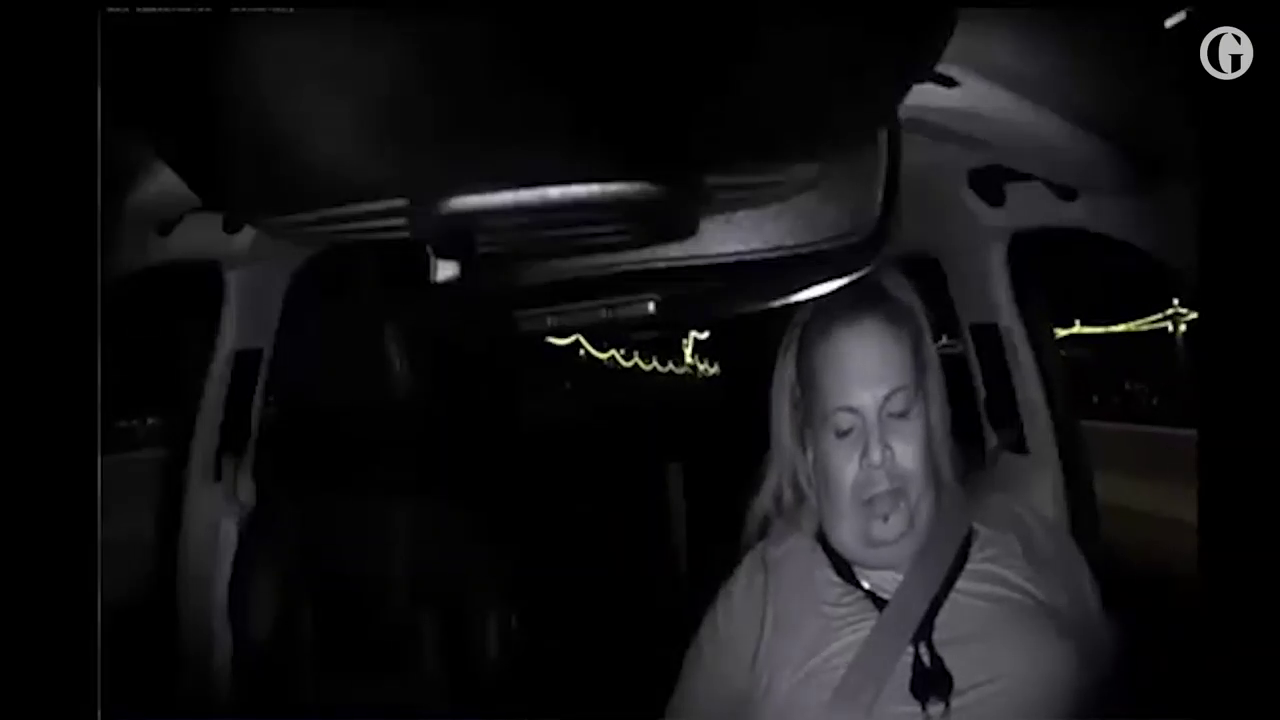
#> input picture frame 32 of videos/video_5.mp4, 1280 x 720 px
$ python v3.py
#> lines starting #> are read from the running program, lines starting #| are printed output that depends on the picture; after the words box and inside, x2 and y2 are one past the last pixel; in counts of white or black regions, pixels touching at a corner belong together
import sys
import cv2

faceCascPath = "cascades/haarcascade_frontalface_default.xml"
eyeCascPath = "cascades/haarcascade_eye.xml"
GREEN = (0, 255, 0)
BLUE = (255, 0, 0)


def get_video():
    v = cv2.VideoCapture("videos/video_5.mp4")

    if not v.isOpened():
        print("Could not open video")
        sys.exit()

    result, f = v.read()
#> f is the input picture: shape (720, 1280, 3); mean B, G, R 19.1, 17.8, 18.2
    if not result:
        print('Cannot read video file')
        sys.exit()

    return f, v


if __name__ == '__main__':
    faceCascade = cv2.CascadeClassifier(faceCascPath)
    eyeCascade = cv2.CascadeClassifier(eyeCascPath)

    firstFrame, video = get_video()

    while True:
        ret, img = video.read()
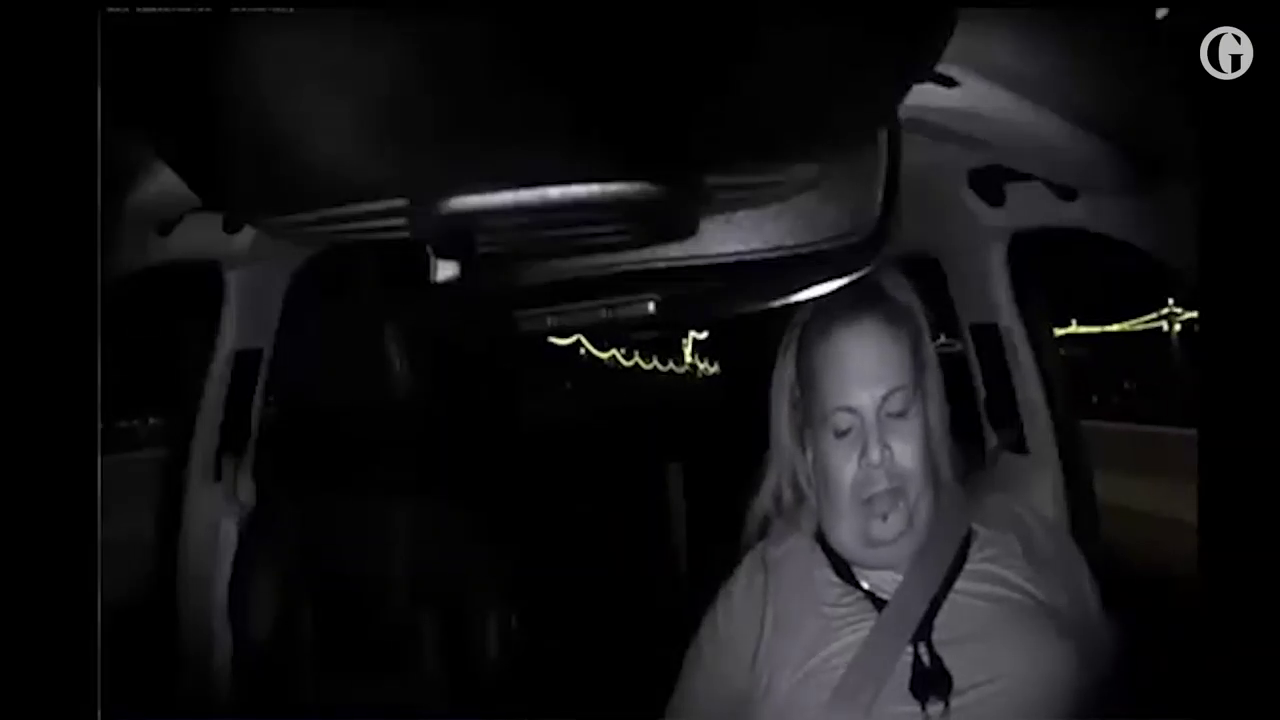
#> input picture frame 33 of videos/video_5.mp4, 1280 x 720 px
#> img is the input picture: shape (720, 1280, 3); mean B, G, R 19.1, 17.8, 18.2

        if not ret:
            break

        timer = cv2.getTickCount()

        gray = cv2.cvtColor(img, cv2.COLOR_BGR2GRAY)
        faces = faceCascade.detectMultiScale(gray, 1.05, minNeighbors=7, minSize=(80, 80))
#> faces = [[785, 360, 173, 173]]

        for (x, y, w, h) in faces:
            cv2.rectangle(img, (x, y), (x+w, y+h), BLUE, 2)
            roi_gray = gray[y:y+h, x:x+w]
            roi_color = img[y:y+w, x:x+h]
            eyes = eyeCascade.detectMultiScale(roi_gray, minNeighbors=7)

            for (ex, ey, ew, eh) in eyes:
                cv2.rectangle(roi_color, (ex, ey), (ex+ew, ey+eh), GREEN, 2)
#> this loop made 1 pass
#> (x, y, w, h, eyes) on pass 1: (785, 360, 173, 173, [[38, 51, 40, 40]])
#> pass 1, `roi_gray = gray[y:y+h, x:x+w]`:
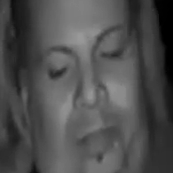
#> roi_gray: shape (173, 173); min 0, max 154, mean 78.5
#> pass 1, `roi_color = img[y:y+w, x:x+h]`:
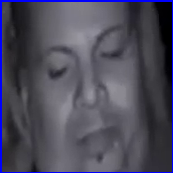
#> roi_color: shape (173, 173, 3); mean B, G, R 90.7, 74.8, 76.4
#> after the loop:
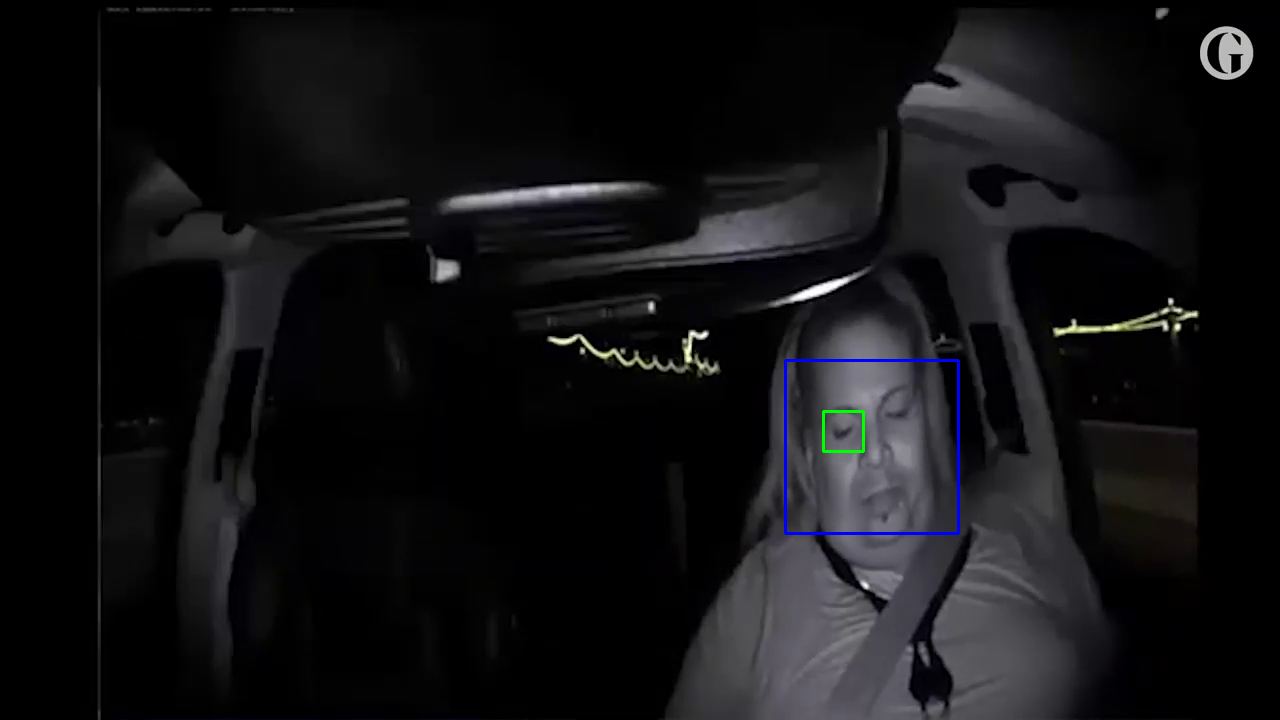
#> img: shape (720, 1280, 3); 0.28% of pixels changed, all inside (x1, y1, x2, y2) = (784, 359, 960, 535)
#> after the loop:
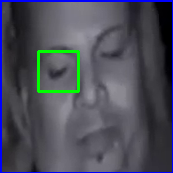
#> roi_color: shape (173, 173, 3); 1.59% of pixels changed, all inside (x1, y1, x2, y2) = (37, 50, 80, 93)

        fps = cv2.getTickFrequency() / (cv2.getTickCount() - timer)

        cv2.putText(img, "FPS : " + str(int(fps)), (100, 50), cv2.FONT_HERSHEY_SIMPLEX, 0.75, GREEN, 2)
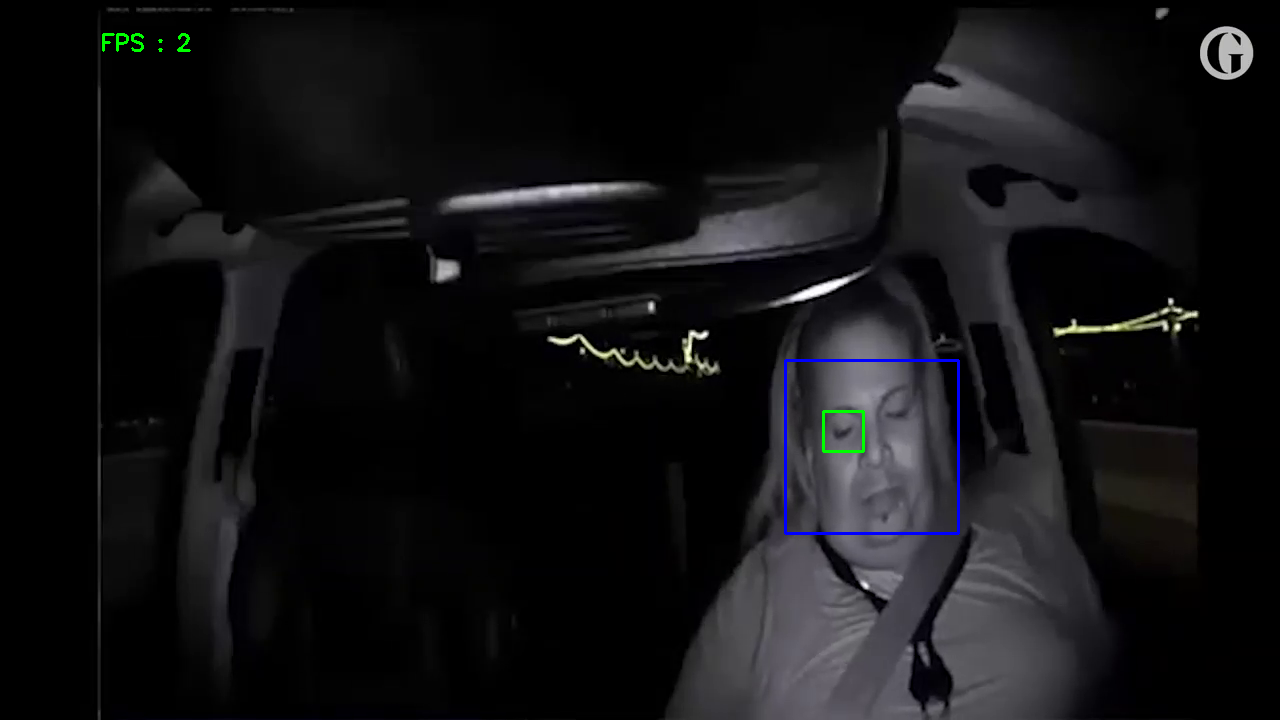
#> img: shape (720, 1280, 3); 0.05% of pixels changed, all inside (x1, y1, x2, y2) = (102, 33, 191, 52)
        cv2.imshow('img', img)

        k = cv2.waitKey(30) & 0xff
#> (key Esc is pressed here)
        if k == 27:
            break

    video.release()
    cv2.destroyAllWindows()

$ run again, starting later in the video
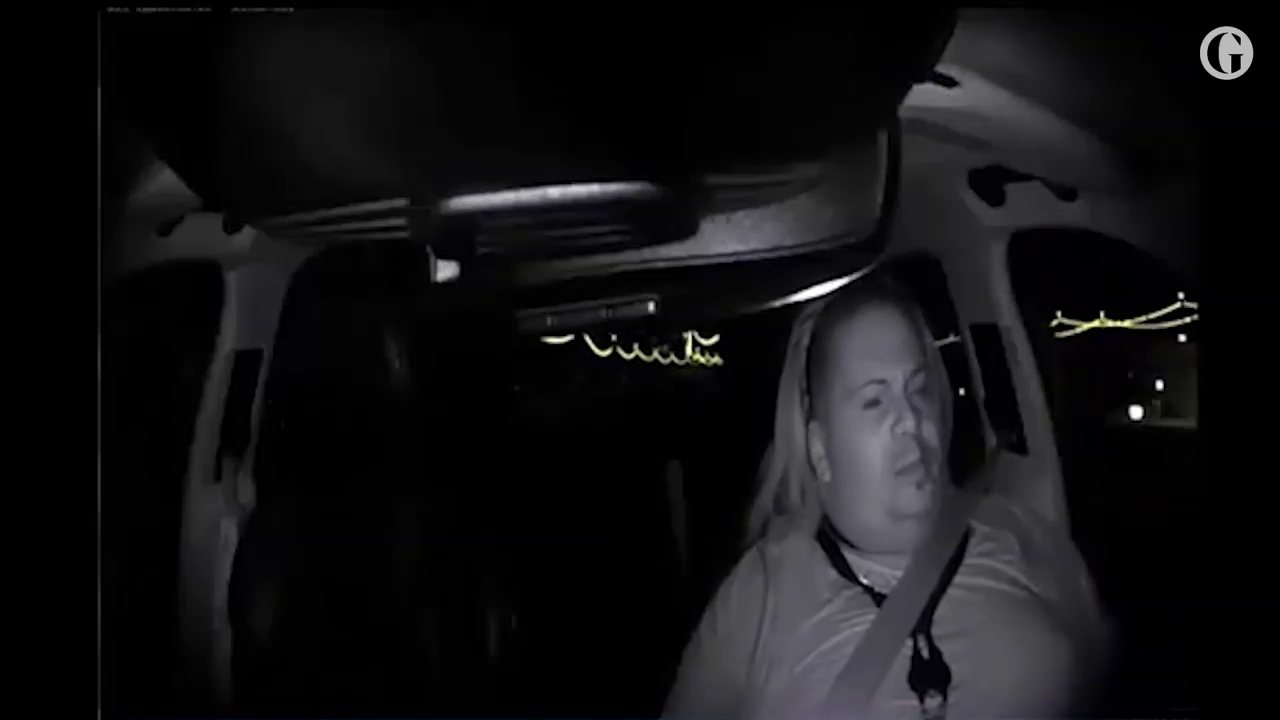
#> input picture frame 144 of videos/video_5.mp4, 1280 x 720 px
#> in get_video, f is the input picture: shape (720, 1280, 3); mean B, G, R 18.9, 17.2, 17.6
#> faces = [[829, 313, 97, 97], [836, 548, 115, 115], [820, 347, 159, 159]]
#> the loop `for (x, y, w, h) in faces:` made 3 passes
#> pass 1, `roi_color = img[y:y+w, x:x+h]`:
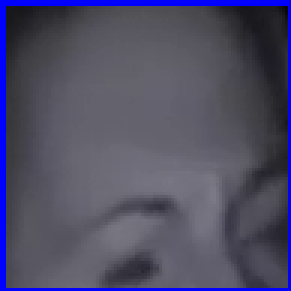
#> roi_color: shape (97, 97, 3) (shown 3 times larger); mean B, G, R 100.9, 76.6, 78.4
#> `cv2.putText(img, "FPS : " + str(int(fps)), (100, 50), cv2.FONT_HERSHEY..`:
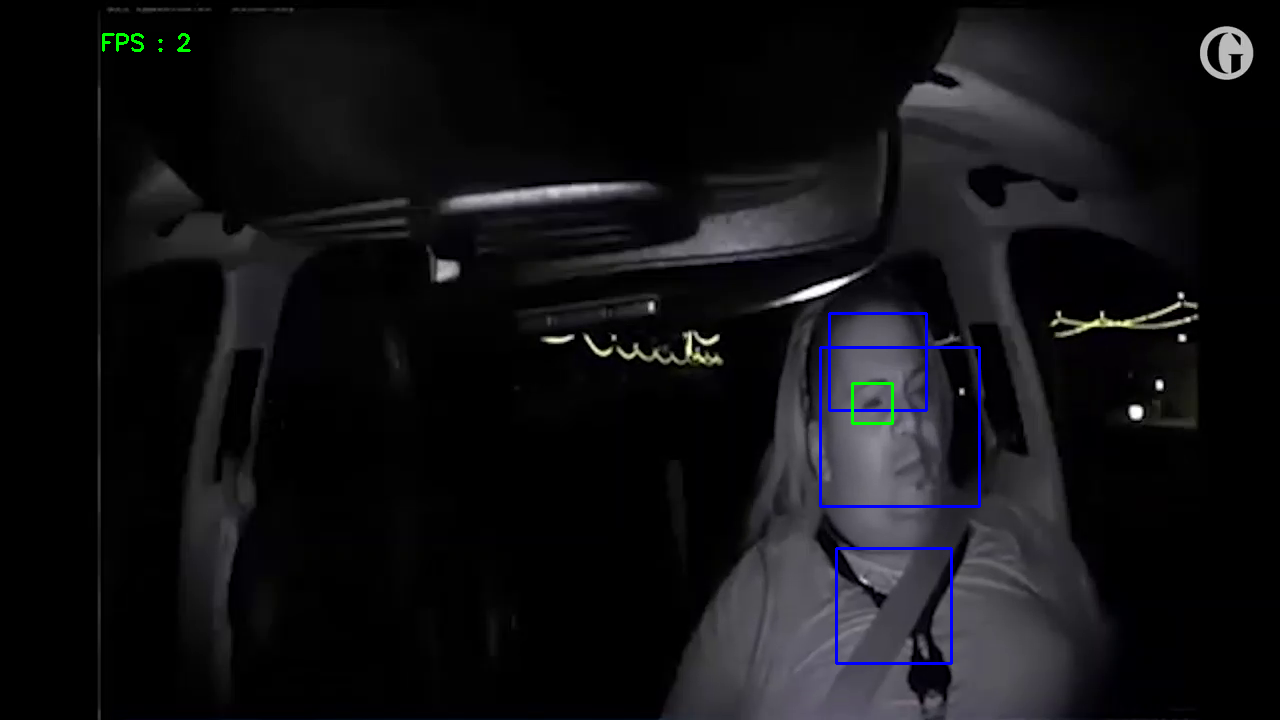
#> img: shape (720, 1280, 3); mean B, G, R 19.8, 17.2, 17.3

$ run again, starting later in the video
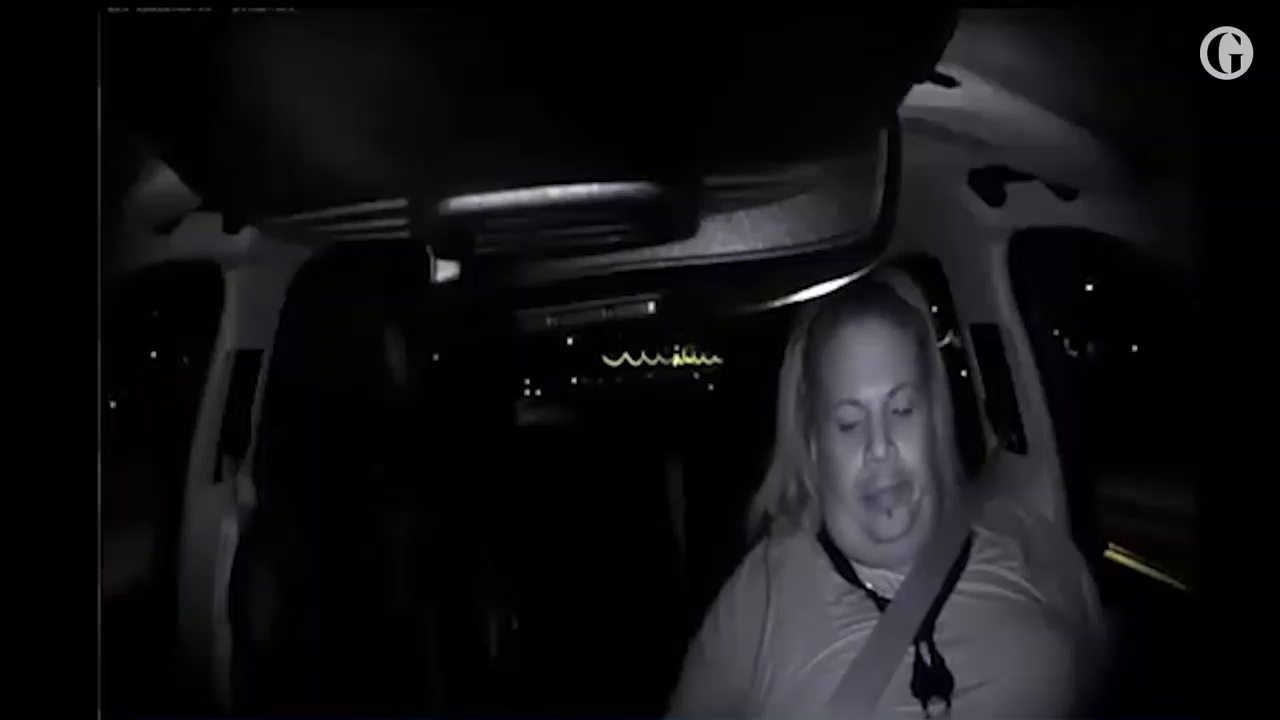
#> input picture frame 257 of videos/video_5.mp4, 1280 x 720 px
#> in get_video, f is the input picture: shape (720, 1280, 3); mean B, G, R 18.8, 17, 17.4
#> faces = [[794, 357, 168, 168]]
#> the loop `for (x, y, w, h) in faces:` made 1 pass
#> after the loop `for (x, y, w, h) in faces:`:
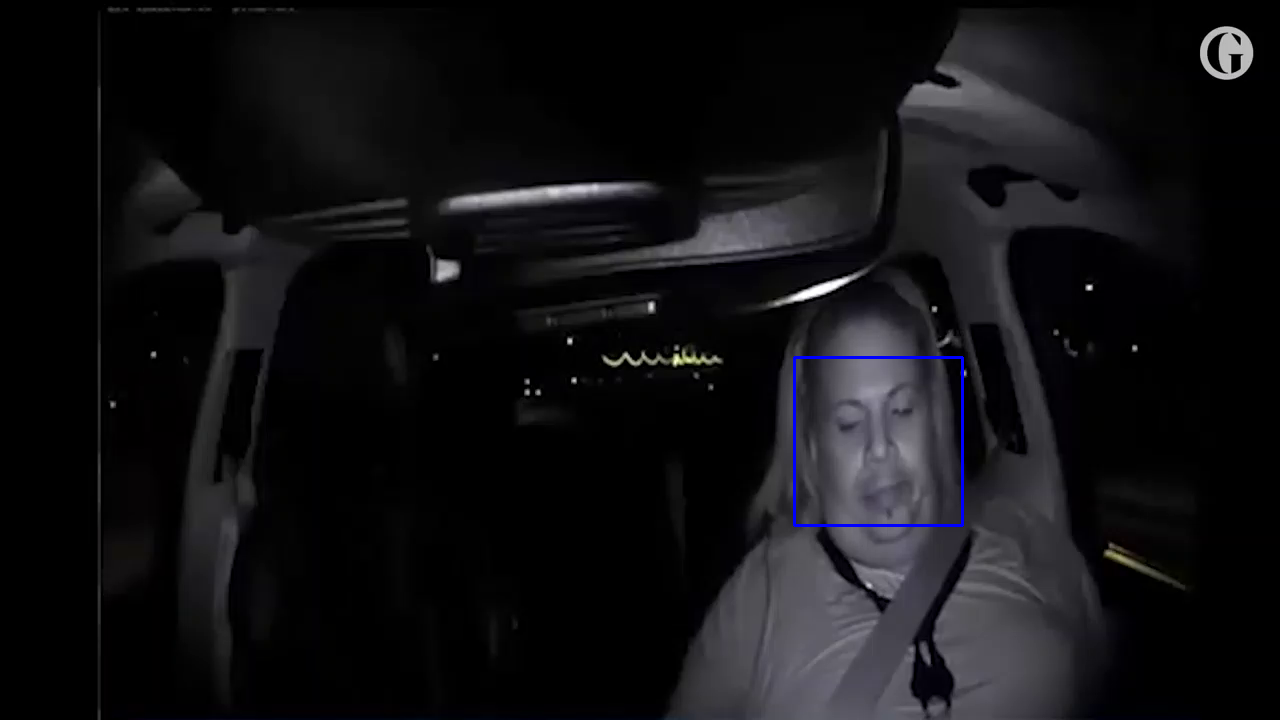
#> img: shape (720, 1280, 3); mean B, G, R 19.2, 16.9, 17.3
#> `cv2.putText(img, "FPS : " + str(int(fps)), (100, 50), cv2.FONT_HERSHEY..`:
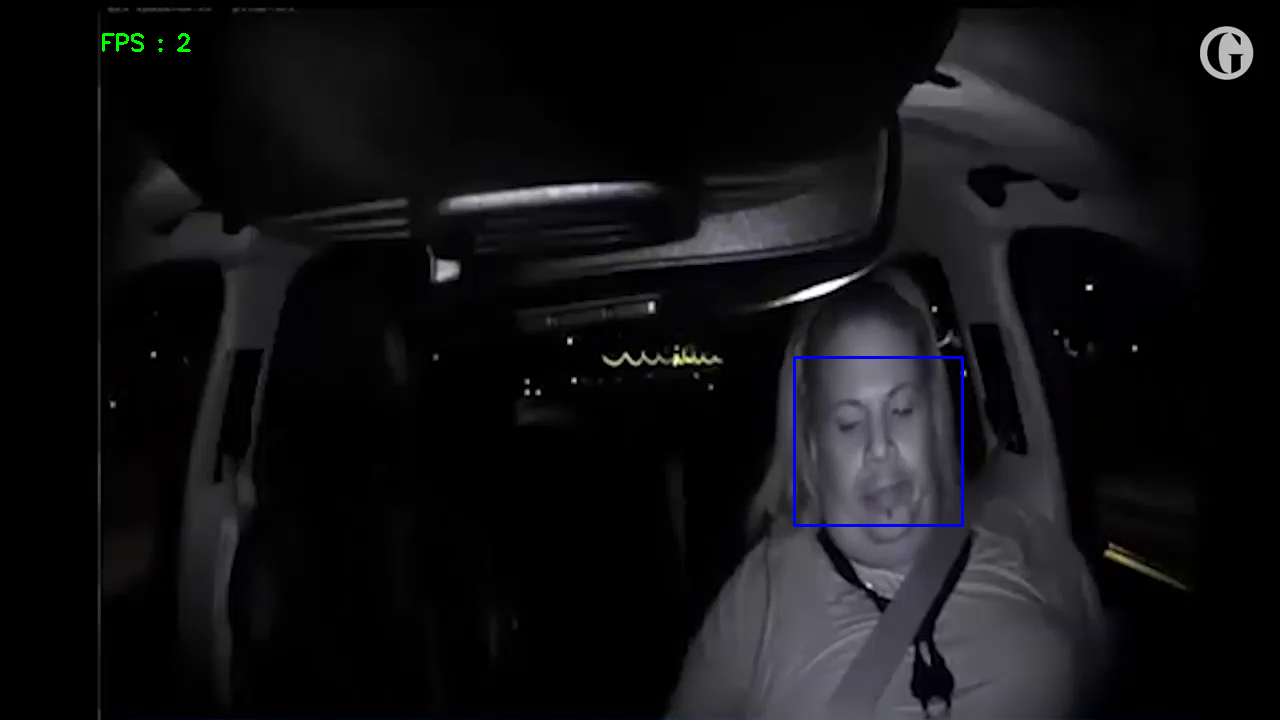
#> img: shape (720, 1280, 3); 0.05% of pixels changed, all inside (x1, y1, x2, y2) = (102, 33, 191, 52)
